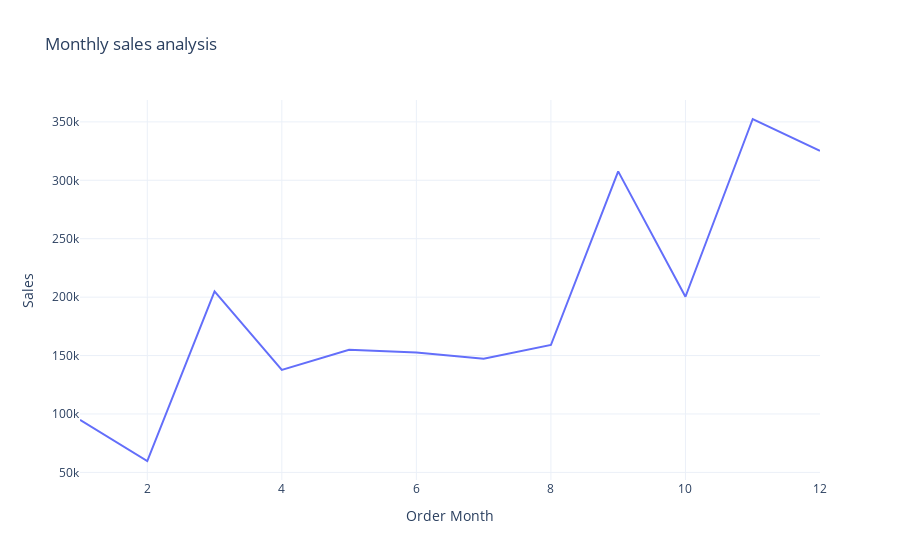

Source (notebook cell):
### Markdown cell above
# Monthly Sales

### Code cell
sales_by_month = data.groupby('Order Month')['Sales'].sum().reset_index()
fig = px.line(sales_by_month,
                 x = 'Order Month',
                 y = 'Sales',
                 title = 'Monthly sales analysis')
fig.show()

### Figure 1 — Plotly figure (JSON) as saved in the notebook; plotly's stock layout.template omitted (floating-point values rounded to 4 significant figures)
{"data": [{"hovertemplate": "Order Month=%{x}<br>Sales=%{y}<extra></extra>", "legendgroup": "", "line": {"color": "#636efa", "dash": "solid"}, "marker": {"symbol": "circle"}, "mode": "lines", "name": "", "orientation": "v", "showlegend": false, "type": "scatter", "x": [1, 2, 3, 4, 5, 6, 7, 8, 9, 10, 11, 12], "xaxis": "x", "y": [94920.0, 59750.0, 205000.0, 137800.0, 155000.0, 152700.0, 147200.0, 159000.0, 307600.0, 200300.0, 352500.0, 325300.0], "yaxis": "y"}], "layout": {"legend": {"tracegroupgap": 0}, "title": {"text": "Monthly sales analysis"}, "xaxis": {"anchor": "y", "domain": [0, 1], "title": {"text": "Order Month"}}, "yaxis": {"anchor": "x", "domain": [0, 1], "title": {"text": "Sales"}}}}
